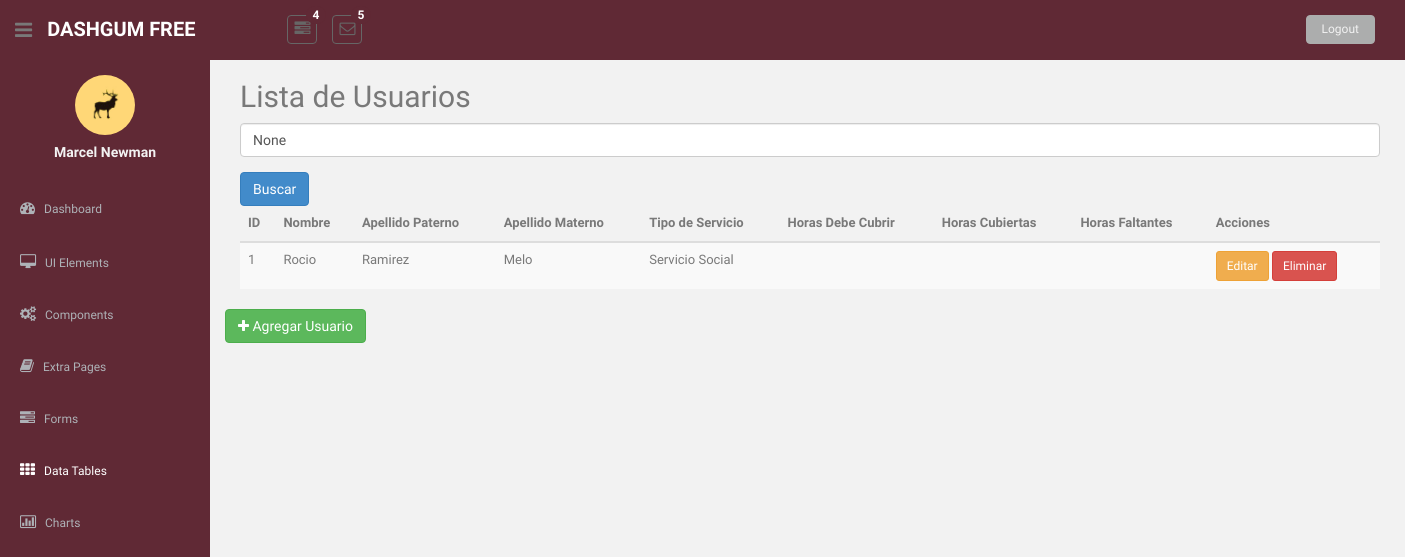
The app's page /lista_usuarios/, older data.
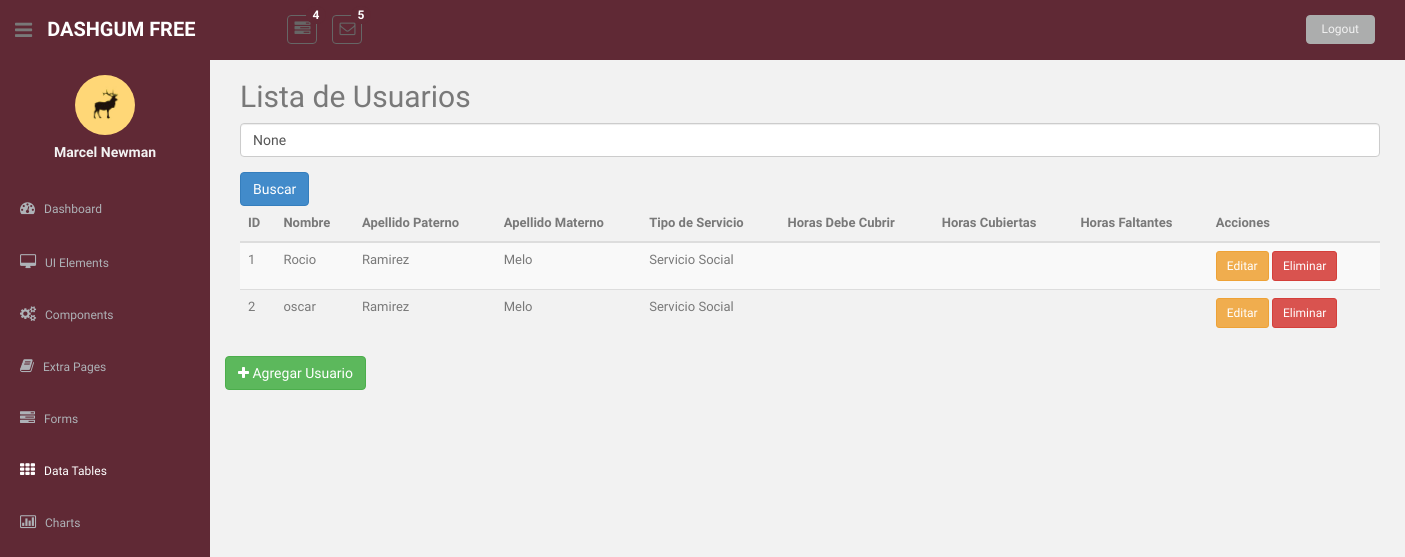
The same page, newer data.
### asistencia/models.py (models this page shows, shortened)
class Usuarios(models.Model):
    nombre = models.CharField(max_length=100)
    apellido_paterno = models.CharField(max_length=100)
    apellido_materno = models.CharField(max_length=100)
    telefono = models.CharField(max_length=20)
    correo_electronico = models.EmailField(max_length=255)
    OPCIONES_SERVICIO = [
        ('SS', 'Servicio Social'),
        ('R', 'Residencias'),
    ]
    tipo_servicio = models.CharField(max_length=2, choices=OPCIONES_SERVICIO)
    horas_realizadas = models.IntegerField(default=0)  # Se actualizará según las horas realizadas

### asistencia/views.py (the view)
# urls.py: path('lista_usuarios/', views.lista_usuarios, name='lista_usuarios'),
def lista_usuarios(request):
    usuarios = Usuarios.objects.all()
    query = request.GET.get('q')
    if query:
        usuarios = usuarios.filter(nombre__icontains=query)
    return render(request, 'lista_usuarios.html', {'usuarios': usuarios, 'query': query})

### asistencia/templates/lista_usuarios.html (shortened to what this page needs)
{% load static %}
<!DOCTYPE html>
<html lang="en">
  <head>
    <link href="{% static '/css/bootstrap.css' %}" rel="stylesheet">
    <link href="{% static 'font-awesome/css/font-awesome.css' %}" rel="stylesheet" />
    <link href="{% static 'css/style.css' %}" rel="stylesheet">
    <link href="{% static 'css/style-responsive.css' %}" rel="stylesheet">
  </head>
  <body>
  <section id="container" >
      <header class="header black-bg">
              <div class="sidebar-toggle-box">
                  <div class="fa fa-bars tooltips" data-placement="right" data-original-title="Toggle Navigation"></div>
              </div>
            <a href="index.html" class="logo"><b>DASHGUM FREE</b></a>
            <div class="nav notify-row" id="top_menu">
                <ul class="nav top-menu">
                    <li class="dropdown">
                        <a data-toggle="dropdown" class="dropdown-toggle" href="index.html#">
                            <i class="fa fa-tasks"></i>
                            <span class="badge bg-theme">4</span>
                        </a>
                    </li>
                    <li id="header_inbox_bar" class="dropdown">
                        <a data-toggle="dropdown" class="dropdown-toggle" href="index.html#">
                            <i class="fa fa-envelope-o"></i>
                            <span class="badge bg-theme">5</span>
                        </a>
                    </li>
                </ul>
            </div>
            <div class="top-menu">
            	<ul class="nav pull-right top-menu">
                    <li><a class="logout" href="login.html">Logout</a></li>
            	</ul>
            </div>
        </header>
      <aside>
          <div id="sidebar"  class="nav-collapse ">
              <ul class="sidebar-menu" id="nav-accordion">
              	  <p class="centered"><a href="profile.html"><img src="assets/img/ui-sam.jpg" class="img-circle" width="60"></a></p>
              	  <h5 class="centered">Marcel Newman</h5>
                  <li class="mt">
                      <a href="index.html">
                          <i class="fa fa-dashboard"></i>
                          <span>Dashboard</span>
                      </a>
                  </li>
                  <li class="sub-menu">
                      <a href="javascript:;" >
                          <i class="fa fa-desktop"></i>
                          <span>UI Elements</span>
                      </a>
                  </li>
                  <li class="sub-menu">
                      <a href="javascript:;" >
                          <i class="fa fa-cogs"></i>
                          <span>Components</span>
                      </a>
                  </li>
                  <li class="sub-menu">
                      <a href="javascript:;" >
                          <i class="fa fa-book"></i>
                          <span>Extra Pages</span>
                      </a>
                  </li>
                  <li class="sub-menu">
                      <a href="javascript:;" >
                          <i class="fa fa-tasks"></i>
                          <span>Forms</span>
                      </a>
                  </li>
                  <li class="sub-menu">
                      <a class="active" href="javascript:;" >
                          <i class="fa fa-th"></i>
                          <span>Data Tables</span>
                      </a>
                  </li>
                  <li class="sub-menu">
                      <a href="javascript:;" >
                          <i class=" fa fa-bar-chart-o"></i>
                          <span>Charts</span>
                      </a>
                  </li>
              </ul>
          </div>
      </aside>
      <section id="main-content">
        <section class="wrapper">
<div class="container">
    <h2>Lista de Usuarios</h2>
    <form method="get" action="{% url 'lista_usuarios' %}">
        <div class="form-group">
            <input type="text" name="q" class="form-control" placeholder="Buscar por nombre" value="{{ query }}">
        </div>
        <button type="submit" class="btn btn-primary">Buscar</button>
    </form>
    <table class="table table-striped">
        <thead>
            <tr>
                <th>ID</th>
                <th>Nombre</th>
                <th>Apellido Paterno</th>
                <th>Apellido Materno</th>
                <th>Tipo de Servicio</th>
                <th>Horas Debe Cubrir</th>
                <th>Horas Cubiertas</th>
                <th>Horas Faltantes</th>
                <th>Acciones</th>
            </tr>
        </thead>
        <tbody>
            {% for usuario in usuarios %}
            <tr>
                <td>{{ usuario.id }}</td>
                <td>{{ usuario.nombre }}</td>
                <td>{{ usuario.apellido_paterno }}</td>
                <td>{{ usuario.apellido_materno }}</td>
                <td>{{ usuario.get_tipo_servicio_display }}</td>
                <td>{{ usuario.horas_debe_cubrir }}</td>
                <td>{{ usuario.horas_cubiertas }}</td>
                <td>{{ usuario.horas_faltantes }}</td>
                <td>
                    <a href="{% url 'editar_usuario' usuario.pk %}" class="btn btn-warning btn-sm">Editar</a>
                    <a href="{% url 'eliminar_usuario' usuario.pk %}" class="btn btn-danger btn-sm">Eliminar</a>
                </td>
            </tr>
            {% endfor %}
        </tbody>
    </table>
</div>
<a href="{% url 'agregar_usuario' %}" class="btn btn-success"><i class="fa fa-plus"></i> Agregar Usuario</a>
</body>
</html>

### asistencia/static/css/style.css (style rules this page uses)
body { color: #797979; background: #f2f2f2; font-family: 'Ruda', sans-serif; padding: 0px !important; margin: 0px !important; font-size:13px; }
ul li { list-style: none; }
a, a:hover, a:focus { text-decoration: none; outline: none; }
#container { width: 100%; height: 100%; }
.bg-theme { background-color: #602935; }
.centered { text-align: center; }
.mt { margin-top: 25px; }
ul.top-menu > li > .logout { color: #f2f2f2; font-size: 12px; border-radius: 4px; -webkit-border-radius: 4px; border: 1px solid #ACADAD !important; padding: 5px 15px; margin-right: 15px; background: #ACADAD; margin-top: 15px; }
#sidebar { width: 210px; height: 100%; position: fixed; background: #602935; }
#sidebar h5 { color: #f2f2f2; font-weight: 700; }
#sidebar ul li { position: relative; }
ul.sidebar-menu , ul.sidebar-menu li ul.sub { margin: -2px 0 0; padding: 0; }
ul.sidebar-menu { margin-top: 75px; }
ul.sidebar-menu li { margin-bottom: 5px; margin-left:10px; margin-right:10px; }
ul.sidebar-menu li.sub-menu { line-height: 15px; }
ul.sidebar-menu li a span { display: inline-block; }
ul.sidebar-menu li a { color: #aeb2b7; text-decoration: none; display: block; padding: 15px 0 15px 10px; font-size: 12px; outline: none; -webkit-transition: all 0.3s ease; -moz-transition: all 0.3s ease; -o-transition: all 0.3s ease; -ms-transition: all 0.3s ease; transition: all 0.3s ease; }
ul.sidebar-menu li a.active, ul.sidebar-menu li a:hover, ul.sidebar-menu li a:focus { background: #602935; color: #fff; display: block; -webkit-transition: all 0.3s ease; -moz-transition: all 0.3s ease; -o-transition: all 0.3s ease; -ms-transition: all 0.3s ease; transition: all 0.3s ease; }
ul.sidebar-menu li a i { font-size: 15px; padding-right: 6px; }
ul.sidebar-menu li a.active i { color: #fff; }
#main-content { margin-left: 210px; }
.header, .footer { min-height: 60px; padding: 0 15px; }
.header { position: fixed; left: 0; right: 0; z-index: 1002; }
.black-bg { background: #602935; border-bottom: 1px solid #602935; }
.wrapper { display: inline-block; margin-top: 60px; padding-left: 15px; padding-right: 15px; padding-bottom: 15px; padding-top: 0px; width: 100%; }
a.logo { font-size: 20px; color: #ffffff; float: left; margin-top: 15px; text-transform: uppercase; }
a.logo b { font-weight: 900; }
#top_menu .nav > li, ul.top-menu > li { float: left; }
.notify-row { float: left; margin-top: 15px; margin-left: 92px; }
ul.top-menu > li > a { color: #666666; font-size: 16px; border-radius: 4px; -webkit-border-radius: 4px; border:1px solid #666666 !important; padding: 2px 6px; margin-right: 15px; }
.notify-row .badge { position: absolute; right: -10px; top: -10px; z-index: 100; }
.sidebar-toggle-box { float: left; padding-right: 15px; margin-top: 20px; }
.sidebar-toggle-box .fa-bars { cursor: pointer; display: inline-block; font-size: 20px; }

Row changes from the older to the newer data that the page shows:
added Usuarios: id "2", nombre "oscar", apellido_paterno "Ramirez", apellido_materno "Melo", tipo_servicio "Servicio Social"
